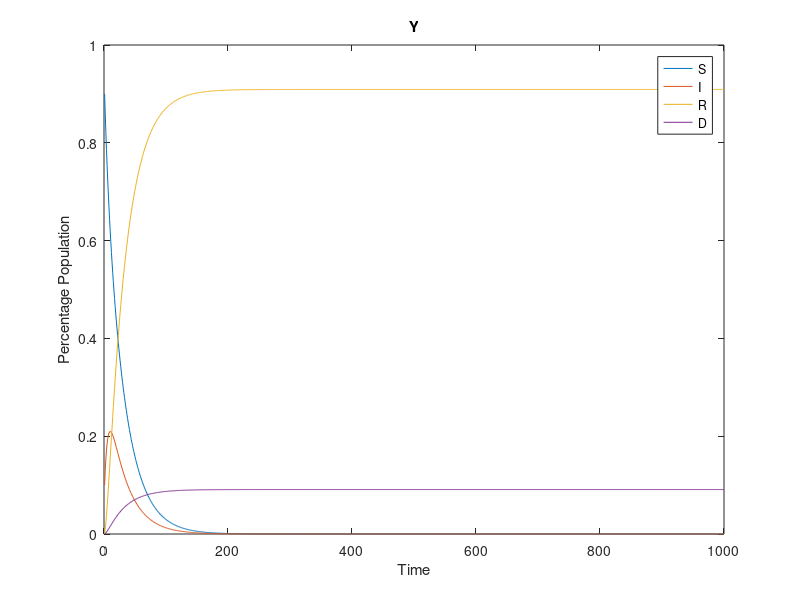
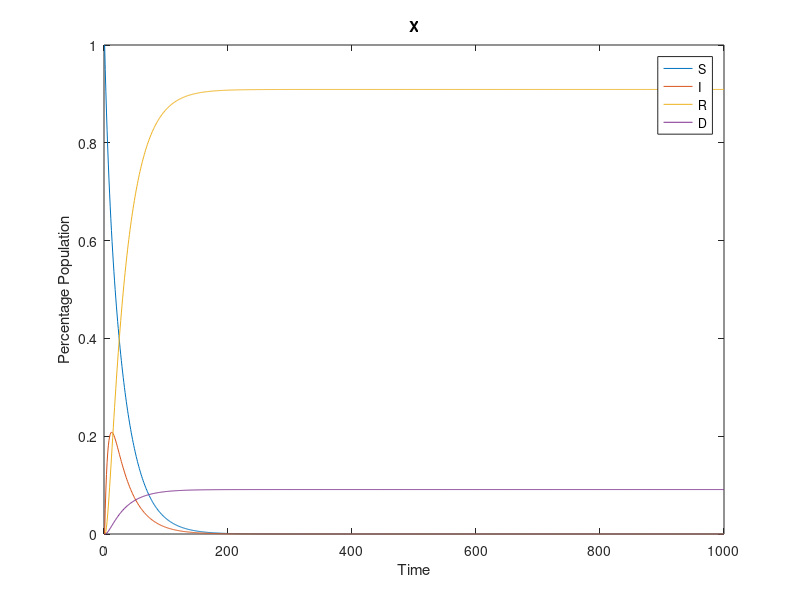

MATLAB code to generate these figures, in order:
% The following matrix implements the SIR dynamics example from Chapter 9.3
% of the textbook.
A = [0.95 0.04 0 0; 0.05 0.85 0 0; 0 0.1 1 0; 0 0.01 0 1];

% The following matrix is needed to use the lsim function to simulate the
% system in question
B = zeros(4,1);

% initial conditions (i.e., values of S, I, R, D at t=0).
x0 = [0.9 0.1 0 0];

% Here is a compact way to simulate a linear dynamical system.
% Type 'help ss', 'help lsim', etc., to learn about how these functions work!!
sys_sir_base = ss(A,B,eye(4),zeros(4,1),1);
Y = lsim(sys_sir_base,zeros(1000,1),linspace(0,999,1000),x0);

% plot the output trajectory
figure;
plot(Y);
legend('S','I','R','D');
title("Y");
xlabel('Time')
ylabel('Percentage Population');

x = zeros(4, 1000);
x(:,1) = [1; 0; 0; 0];
for i=2:1000
    x(:,i) = A*x(:,i-1);
end
x = x';
figure;
plot(x);
legend('S','I','R','D');
title("X");
xlabel('Time')
ylabel('Percentage Population');